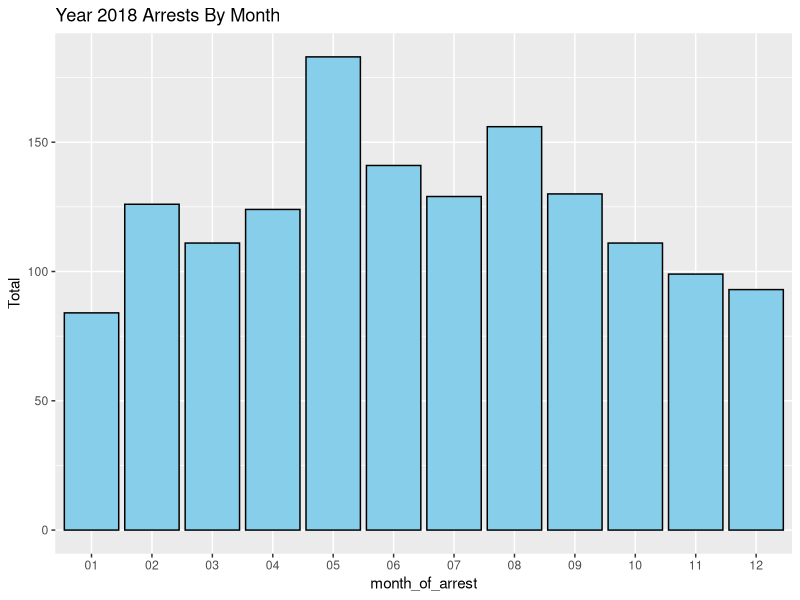
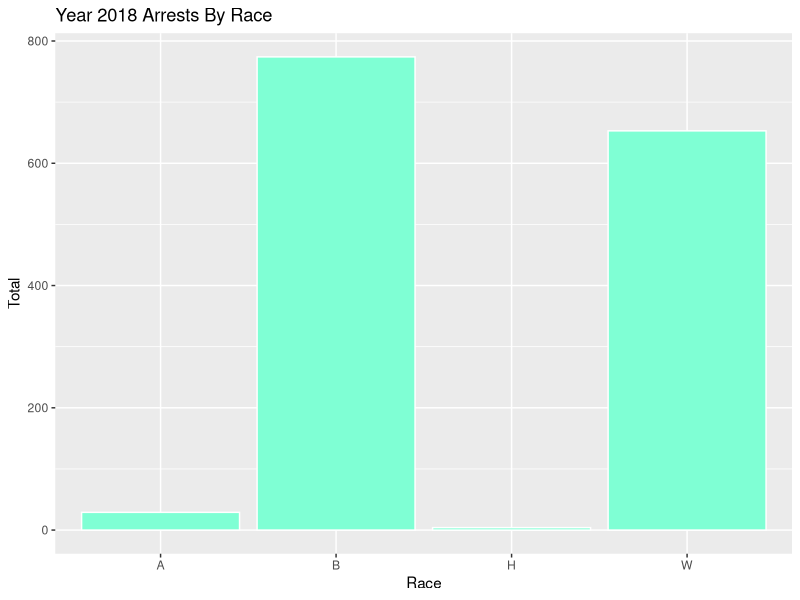
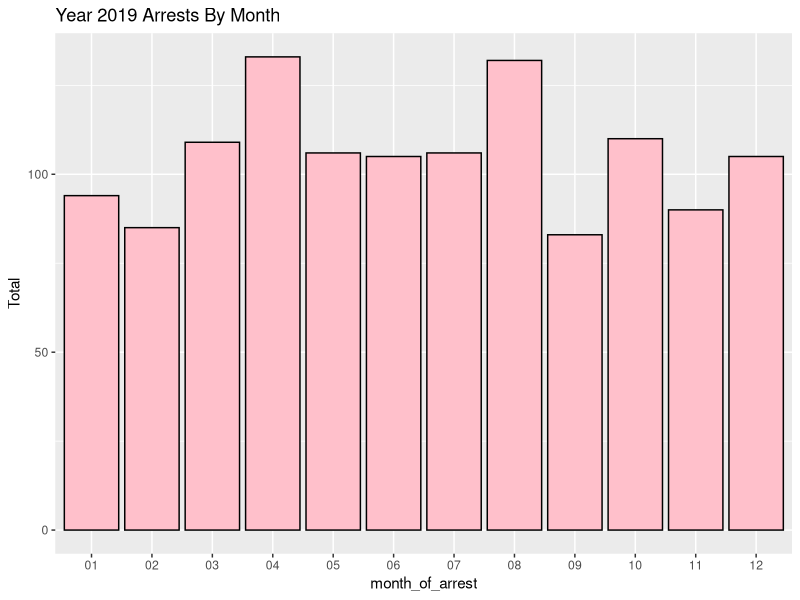
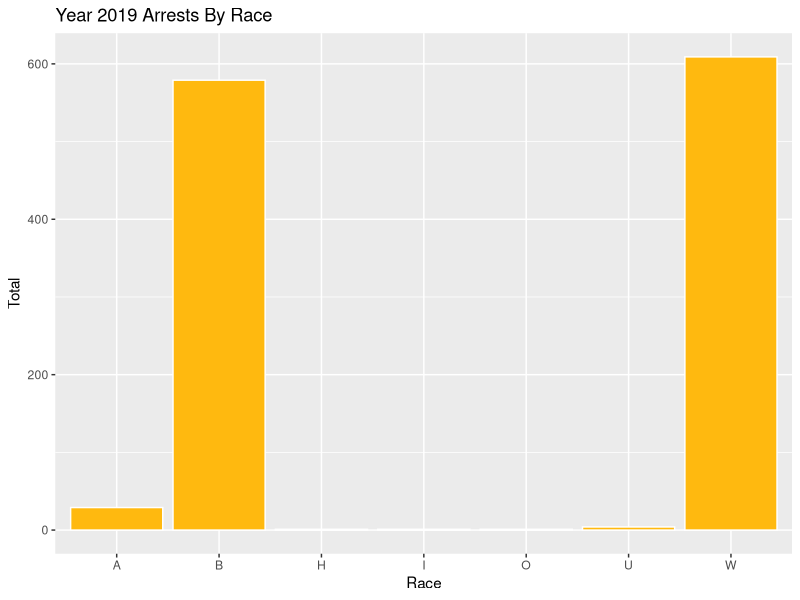
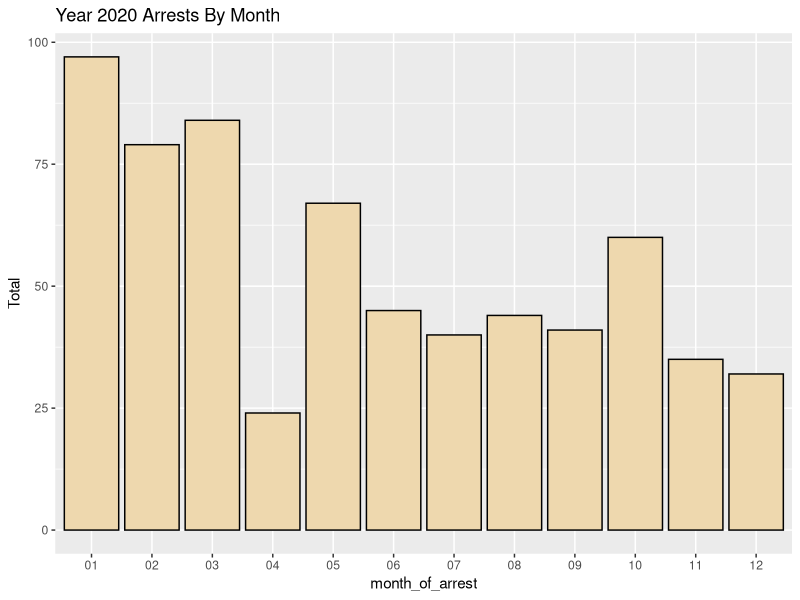
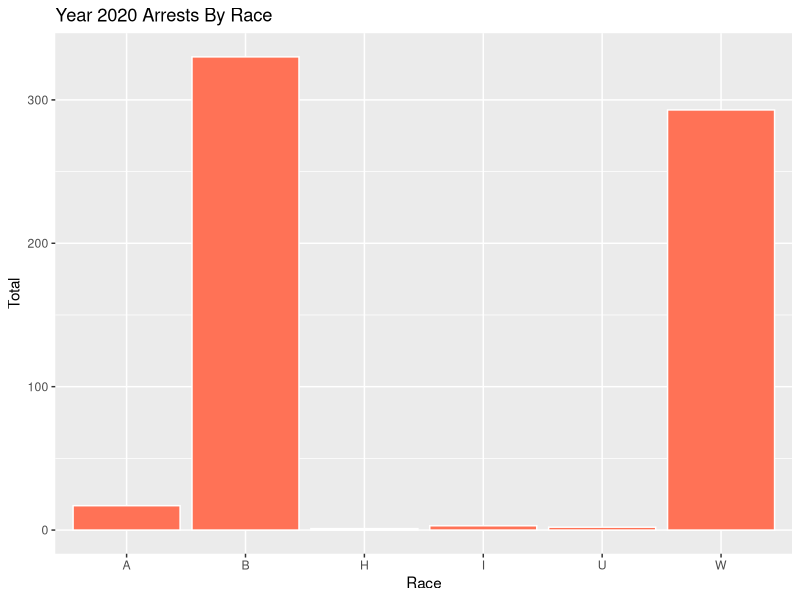
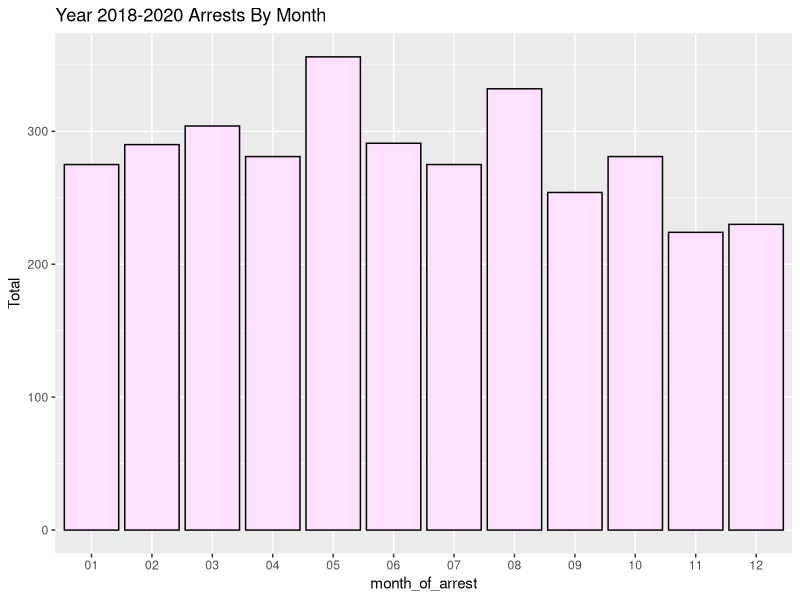
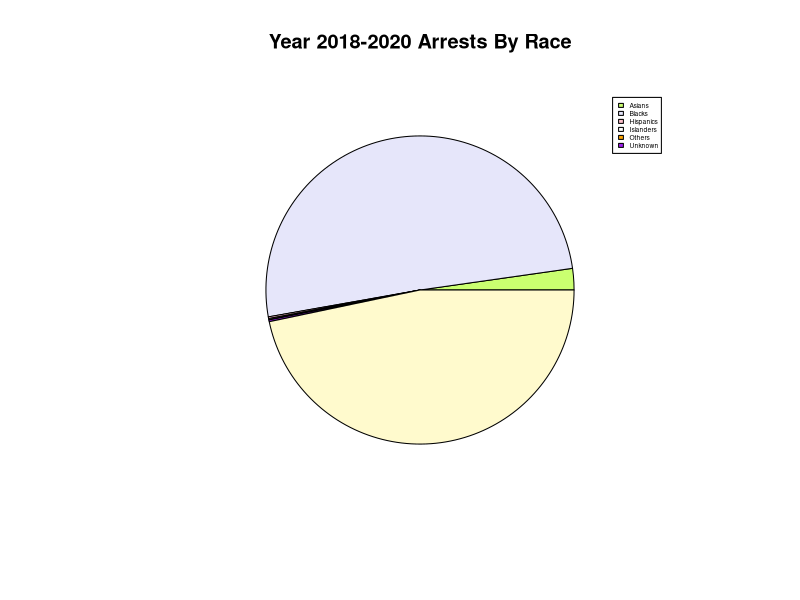

These charts were generated, in order, by the following R code:
# Set working directory to Source File Location

# Load libraries
library(tidyverse)  # dealing with tabular data
library(lubridate) # handling dates
library(dplyr) # data manipulation
library(tidyr) # tidy data
library(data.table) # table formated result
library(ggplot2) # visualization
library(scales)# graphical scaling

# Importing my .csv data to the Global Environment
# 3 years of data
arrest_data_2018 = read_csv("2018_police_data.csv")
arrest_data_2019 = read_csv("2019_police_data.csv")
arrest_data_2020 = read_csv("2020_police_data.csv")

arrest_data <- rbind(arrest_data_2018,arrest_data_2019,arrest_data_2020)

# **********************
# Analysis of Year 2018 Data

# Run Each Month Analysis at a time to see each plot

# Month Analysis
#extracting month from date and making a new column for it
arrest_data_2018$month_of_arrest <- format(as.POSIXct(arrest_data_2018$Date_of_Arrest, format = "%Y/%m/%d %H:%M:%S"), format = "%m")

# changing months to factors
arrest_data_2018$month_of_arrest <- as.factor(arrest_data_2018$month_of_arrest)

# plotting the arrests in 2018 by months
month_data <- arrest_data_2018 %>%
  group_by(month_of_arrest) %>%
  summarise(Total = n()) # grouping the data into month by count

#see in tabular form
data.table(month_data)

# Visualize the data
ggplot(month_data, aes(month_of_arrest,Total)) +
  geom_bar(stat = "identity", fill = "skyblue", color = "black") +
  ggtitle("Year 2018 Arrests By Month") +
  theme(legend.position = "none") +
  scale_y_continuous(labels = comma)

#Race Analysis
race_data <- arrest_data_2018 %>%
  group_by(Race) %>%
  summarise(Total = n()) # grouping the data into race by count

#filter data to remove NA
race_data = filter(race_data, !is.na(Race))

#see in tabular form
data.table(race_data)

# Visualize the data
ggplot(race_data, aes(Race,Total)) +
  geom_bar(stat = "identity", fill = "aquamarine1", color = "white") +
  ggtitle("Year 2018 Arrests By Race") +
  theme(legend.position = "none") +
  scale_y_continuous(labels = comma)

# **********************
# Analysis of Year 2019 Data
# Month Analysis
#extracting month from date and making a new column for it
arrest_data_2019$month_of_arrest <- format(as.POSIXct(arrest_data_2019$Date_of_Arrest, format = "%Y/%m/%d %H:%M:%S"), format = "%m")

# changing months to factors
arrest_data_2019$month_of_arrest <- as.factor(arrest_data_2019$month_of_arrest)

# plotting the arrests in 2019 by months
month_data <- arrest_data_2019 %>%
  group_by(month_of_arrest) %>%
  summarise(Total = n()) # grouping the data into month by count

#see in tabular form
data.table(month_data)

# Visualize the data
ggplot(month_data, aes(month_of_arrest,Total)) +
  geom_bar(stat = "identity", fill = "pink", color = "black") +
  ggtitle("Year 2019 Arrests By Month") +
  theme(legend.position = "none") +
  scale_y_continuous(labels = comma)

#Race Analysis
race_data <- arrest_data_2019 %>%
  group_by(Race) %>%
  summarise(Total = n()) # grouping the data into race by count

#filter data to remove NA
race_data = filter(race_data, !is.na(Race))

#see in tabular form
data.table(race_data)

# Visualize the data
ggplot(race_data, aes(Race,Total)) +
  geom_bar(stat = "identity", fill = "darkgoldenrod1", color = "white") +
  ggtitle("Year 2019 Arrests By Race") +
  theme(legend.position = "none") +
  scale_y_continuous(labels = comma)


# **********************
# Analysis of Year 2020 Data
# Month Analysis
#extracting month from date and making a new column for it
arrest_data_2020$month_of_arrest <- format(as.POSIXct(arrest_data_2020$Date_of_Arrest, format = "%Y/%m/%d %H:%M:%S"), format = "%m")

# changing months to factors
arrest_data_2020$month_of_arrest <- as.factor(arrest_data_2020$month_of_arrest)

# plotting the arrests in 2020 by months
month_data <- arrest_data_2020 %>%
  group_by(month_of_arrest) %>%
  summarise(Total = n()) # grouping the data into month by count

#see in tabular form
data.table(month_data)

# Visualize the data
ggplot(month_data, aes(month_of_arrest,Total)) +
  geom_bar(stat = "identity", fill = "wheat2", color = "black") +
  ggtitle("Year 2020 Arrests By Month") +
  theme(legend.position = "none") +
  scale_y_continuous(labels = comma)

#Race Analysis
race_data <- arrest_data_2020 %>%
  group_by(Race) %>%
  summarise(Total = n()) # grouping the data into race by count

#filter data to remove NA
race_data = filter(race_data, !is.na(Race))

#see in tabular form
data.table(race_data)

# Visualize the data
ggplot(race_data, aes(Race,Total)) +
  geom_bar(stat = "identity", fill = "coral1", color = "white") +
  ggtitle("Year 2020 Arrests By Race") +
  theme(legend.position = "none") +
  scale_y_continuous(labels = comma)

# **********************
# Analysis of 2018 -2020 Data
# Month Analysis
#extracting month from date and making a new column for it
arrest_data$month_of_arrest <- format(as.POSIXct(arrest_data$Date_of_Arrest, format = "%Y/%m/%d %H:%M:%S"), format = "%m")

# changing months to factors
arrest_data$month_of_arrest <- as.factor(arrest_data$month_of_arrest)

# plotting the arrests in 2018 - 2020 by months
month_data <- arrest_data %>%
  group_by(month_of_arrest) %>%
  summarise(Total = n()) # grouping the data into month by count

#see in tabular form
data.table(month_data)

# Visualize the data
ggplot(month_data, aes(month_of_arrest,Total)) +
  geom_bar(stat = "identity", fill = "thistle1", color = "black") +
  ggtitle("Year 2018-2020 Arrests By Month") +
  theme(legend.position = "none") +
  scale_y_continuous(labels = comma)

#Race Analysis
colors = c("darkolivegreen1", "lavender", "pink", "white", "orange", "purple", "lemonchiffon1") 
table(arrest_data$Race)
pie(table(arrest_data$Race), main = "Year 2018-2020 Arrests By Race", col=colors, labels="")
legend(1, 1, c("Asians","Blacks","Hispanics","Islanders","Others","Unknown"), cex = 0.4, fill = colors)
#dev.off() #Switch on or off when necessary
#adjust margins if needed to prevent error message

# Age Analysis
age_summary_by_race <- arrest_data%>%
  group_by(Race)%>%
  summarise(Average=mean(Age, na.rm=TRUE),
            Maximum=max(Age, na.rm = TRUE),
            Minimum=min(Age, na.rm = TRUE),
            Median=median(Age, na.rm = TRUE))
age_summary_by_race

write_csv(age_summary_by_race, "age_summary_by_race.csv")

age_summary_by_gender <- arrest_data%>%
  group_by(Gender)%>%
  summarise(Average=mean(Age, na.rm=TRUE),
            Maximum=max(Age, na.rm = TRUE),
            Minimum=min(Age, na.rm = TRUE),
            Median=median(Age, na.rm = TRUE))
age_summary_by_gender

write_csv(age_summary_by_gender, "age_summary_by_gender.csv")

# Weapon Present Analysis
weapon_data <- arrest_data %>%
  group_by(Weapon_Present) %>%
  summarise(Total = n()) # grouping the data into Weapon Type by count

#filter data to remove NA
weapon_data = filter(weapon_data, !is.na(Weapon_Present))
weapon_data

write_csv(weapon_data, "weapon_data.csv")

# Under the Influence (UI) Analysis
UI_data <- arrest_data %>%
  group_by(Drugs_or_Alcohol_Present) %>%
  summarise(Total = n()) # grouping the data into Drugs or Alcohol Present data by count

#filter data to remove NA
UI_data = filter(UI_data, !is.na(Drugs_or_Alcohol_Present))
UI_data

colors1 = c("aquamarine2", "white", "lightgoldenrod1")
pie(table(arrest_data$Drugs_or_Alcohol_Present), main = "Year 2018-2020 Arrests By UI", col=colors1, labels="")
legend(1, 1, c("No","Unknown","Yes"), cex = 0.4, fill = colors1)
# adjust margins if needed to prevent error message

# Crime Type Analysis
crime_type_data <- arrest_data %>%
  group_by(Primary_Charge) %>%
  summarise(Total = n()) # grouping the data into Primary Charge by count

#filter data to remove NA
crime_type_data = filter(crime_type_data, !is.na(Primary_Charge))
crime_type_data
view(crime_type_data)

